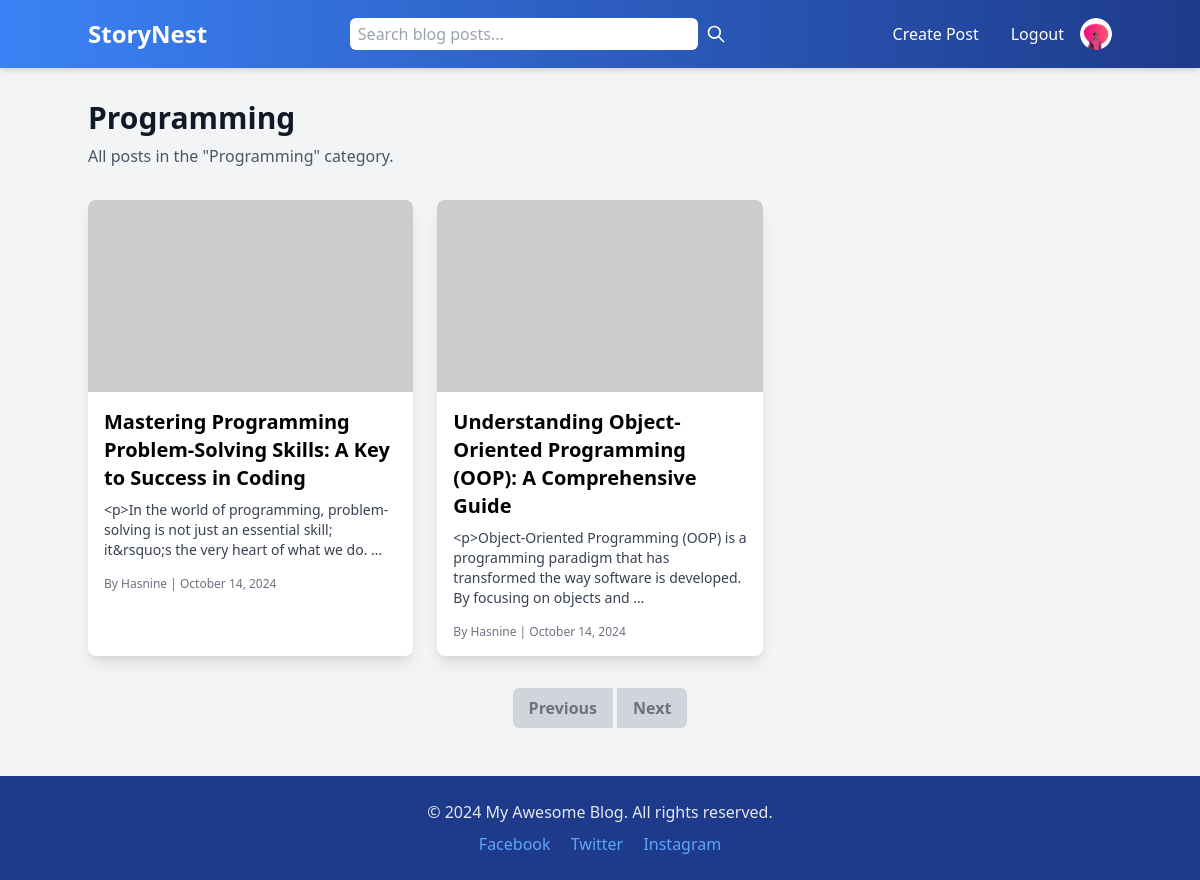
/category/5/ (signed in), run on the app's committed database.
### blog/models.py (models this page shows, shortened)
class UserProfile(models.Model):
    user = models.OneToOneField(User, on_delete=models.CASCADE)
    first_name = models.CharField(max_length=30, blank=True, null=True)
    last_name = models.CharField(max_length=30, blank=True, null=True)
    email = models.EmailField(blank=True, null=True)
    address = models.TextField(blank=True, null=True)
    phone = models.CharField(max_length=15, blank=True, null=True)
    profile_picture = models.ImageField(upload_to='profile_pictures/', default='default.jpg')  # Default image if none is uploaded

class Category(models.Model):
    name = models.CharField(max_length=100, unique=True)  # Ensure unique category names

class Post(models.Model):
    title = models.CharField(max_length=200)
    author = models.ForeignKey(User, on_delete=models.CASCADE, related_name='posts')  # Use related_name for better access
    content = RichTextField()
    category = models.ForeignKey(Category, on_delete=models.CASCADE, related_name='posts')  # Use related_name for better access
    created_at = models.DateTimeField(auto_now_add=True)
    updated_at = models.DateTimeField(auto_now=True)
    featured = models.BooleanField(default=False)
    image = models.ImageField(upload_to='blog_images/', blank=True, null=True)  # Optional image field

### blog/views.py (the view)
# urls.py: path('category/<int:category_id>/', views.category_posts, name='category_posts'),
def category_posts(request, category_id):
    category = get_object_or_404(Category, pk=category_id)
    posts = Post.objects.filter(category=category)
    return render(request, 'blog/category_posts.html', {'category': category, 'posts': posts})

### blog/templates/blog/category_posts.html (shortened to what this page needs)
<!DOCTYPE html>
<html lang="en">
<head>
    <link href="https://cdn.jsdelivr.net/npm/tailwindcss@2.2.19/dist/tailwind.min.css" rel="stylesheet">
</head>
<body class="bg-gray-100 font-sans">
    <header class="header p-4 shadow-md">
        <div class="container mx-auto flex sm:flex-row justify-between items-center">
          <a href="{% url 'index' %}" class="text-xl sm:text-2xl font-bold text-white mb-2 sm:mb-0">
            StoryNest
          </a>
          <form id="search-form" class="flex items-center mb-2 sm:mb-0 sm:flex-grow sm:max-w-sm">
            <input
              type="text"
              name="q"
              placeholder="Search blog posts..."
              class="flex-grow px-2 py-1 text-gray-700 rounded-l-md rounded-r-md focus:outline-none focus:ring-2 focus:ring-blue-300 sm:w-32 md:w-40 lg:w-52"
              required
            />
            <button
              type="submit"
              class="p-2 text-white rounded-r-md  focus:outline-none"
            >
              <svg xmlns="http://www.w3.org/2000/svg" class="h-5 w-5" fill="none" viewBox="0 0 24 24" stroke="currentColor">
                <path
                  stroke-linecap="round"
                  stroke-linejoin="round"
                  stroke-width="2"
                  d="M21 21l-6-6m2-5a7 7 0 11-14 0 7 7 0 0114 0z"
                />
              </svg>
            </button>
          </form>
          <nav class="hidden sm:flex items-center space-x-4">
            <a href="/create_post" class="text-white px-4">Create Post</a>
            <a href="{% url 'logout_view' %}" class="text-white hover:underline">Logout</a>
            {% if user.is_authenticated %}
            <a href="{% url 'user_profile' user.id %}" class="hover:underline">
              {% if user.userprofile.profile_picture %}
              <img class="w-8 h-8 rounded-full object-cover" src="{{ user.userprofile.profile_picture.url }}" alt="{{ user.username }}'s Profile Picture" />
              {% else %}
              <img class="w-8 h-8 rounded-full object-cover" src="https://via.placeholder.com/150" alt="Default Profile Picture" />
              {% endif %}
            </a>
            {% endif %}
          </nav>
        </div>
      </header>
    <main class="container mx-auto mt-8">
        <section class="mb-8">
            <h1 class="text-3xl font-bold text-gray-900">{{ category.name }}</h1>
            <p class="text-gray-600 mt-2">All posts in the "{{ category.name }}" category.</p>
        </section>
        <section class="grid grid-cols-1 md:grid-cols-2 lg:grid-cols-3 gap-6">
            {% for post in posts %}
                <div class="bg-white shadow-lg rounded-lg overflow-hidden">
                    <img src="https://via.placeholder.com/400x200" alt="{{ post.title }}" class="w-full h-48 object-cover">
                    <div class="p-4">
                        <h2 class="text-xl font-bold mb-2 hover:text-blue-600 transition">
                            <a href="{% url 'post_detail' post.id %}">{{ post.title }}</a>
                        </h2>
                        <p class="text-gray-700 text-sm mb-4">{{ post.content|truncatewords:20 }}</p>
                        <div class="text-gray-500 text-xs">
                            <span>By {{ post.author.username }}</span> |
                            <span>{{ post.created_at|date:"F d, Y" }}</span>
                        </div>
                    </div>
                </div>
            {% endfor %}
        </section>
        <div class="mt-8 flex justify-center">
            <nav class="inline-flex space-x-1">
                {% if page_obj.has_previous %}
                    <a href="?page={{ page_obj.previous_page_number }}"
                       class="px-4 py-2 bg-gray-200 text-gray-800 font-semibold rounded-l-md hover:bg-gray-300">
                        Previous
                    </a>
                {% else %}
                    <span class="px-4 py-2 bg-gray-300 text-gray-500 font-semibold rounded-l-md">Previous</span>
                {% endif %}
                {% if page_obj.has_next %}
                    <a href="?page={{ page_obj.next_page_number }}"
                       class="px-4 py-2 bg-gray-200 text-gray-800 font-semibold rounded-r-md hover:bg-gray-300">
                        Next
                    </a>
                {% else %}
                    <span class="px-4 py-2 bg-gray-300 text-gray-500 font-semibold rounded-r-md">Next</span>
                {% endif %}
            </nav>
        </div>
    </main>
    <footer class="footer p-6 mt-12">
        <div class="container mx-auto text-center text-gray-200">
          <p class="mb-2">&copy; 2024 My Awesome Blog. All rights reserved.</p>
          <div class="mt-2">
            <a href="#" class="text-gray-200 hover:text-gray-200 mx-2">Facebook</a>
            <a href="#" class="text-gray-200 hover:text-gray-200 mx-2">Twitter</a>
            <a href="#" class="text-gray-200 hover:text-gray-200 mx-2">Instagram</a>
          </div>
        </div>
      </footer>
</body>
</html>

### blog/templates/blog/category_posts.html (style rules this page uses)
.header { background: linear-gradient(90deg, #3b82f6, #1e3a8a); }
.footer { background-color: #1e3a8a; }
.footer a { color: #60a5fa; }

### data on the page
Category: name "Programming"
Post: title "Mastering Programming Problem-Solving Skills: A Key to Success in Coding", content "<p>In the world of programming, problem-solving is not just an essential skill; it&rsquo;s the very heart of what we do. …", author.username "Hasnine", created_at "October 14, 2024"
Post: title "Understanding Object-Oriented Programming (OOP): A Comprehensive Guide", content "<p>Object-Oriented Programming (OOP) is a programming paradigm that has transformed the way software is developed. By focusing on objects and …", author.username "Hasnine", created_at "October 14, 2024"
